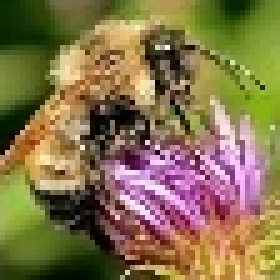
#> input picture hw1/img/bee.jpg, 56 x 56 px (shown 5 times larger)
$ python 2.py
#> lines starting #> are read from the running program, lines starting #| are printed output that depends on the picture
#> further down, image is the input picture: shape (56, 56, 3); mean B, G, R 75.2, 115.1, 133.2
### hw1/utils.py
import cv2
import os
import numpy as np
import matplotlib.pyplot as plt

# [16 lines left out: functions bitReduce, constructTable, not called in this run]

def saveImage(image, fileName):
    outDir = 'out'
    try:
        os.mkdir(outDir)
    except:
        pass
    cv2.imwrite(os.path.join(outDir, fileName), image)

# [39 lines left out: functions solve, medianCut, not called in this run]

def calDistance(color1, color2):
    return np.sum(np.square(color1 - color2))

# [54 lines left out: functions findClosestColor, addError, errorDiffusionDithering, not called in this run]

def nearestNeighborInterpolation(image):
    # define height and width for the image
    h, w = image.shape[:2]
#> h = 56; w = 56

    # initialize new image
    image_NN = np.zeros(shape = (4 * h, 4 * w, 3), dtype='uint8')

    # calculate each pixel in new image
    for i in range(4 * h):
        for j in range(4 * w):
            image_NN[i][j] = image[int(i / 4)][int(j / 4)]

    # save image
    saveImage(image_NN, 'bee_near.jpg')

    return image_NN

def biLinearInterpolation(image):
    # define height and width for the image
    h, w = image.shape[:2]
#> h = 56; w = 56

    # initialize new image
    image_BL = np.zeros(shape=(4 * h, 4 * h, 3))

    # calculate each pixel in new image
    for i in range(4 * h):
        for j in range(4 * w):
            # find position in original image
            x = (i + 1) / 4 - 1
            y = (j + 1) / 4 - 1

            # find referencing point
            xIndex = int(x)
            yIndex = int(y)

            # calculate bias
            u = x - xIndex
            v = y - yIndex

            # # calculate by value * area
            image_BL[i][j] += (1 - u) * (1 - v) * image[xIndex][yIndex]
            if xIndex + 1 < h:
                image_BL[i][j] += u * (1 - v) * image[xIndex + 1][yIndex]
            if yIndex + 1 < w:
                image_BL[i][j] += (1 - u) * v * image[xIndex][yIndex + 1]
                if xIndex + 1 < h:
                    image_BL[i][j] += u * v * image[xIndex + 1][yIndex + 1]

            # fix value
            for c in range(3):
                if image_BL[i][j][c] < 0:
                    image_BL[i][j][c] = 0
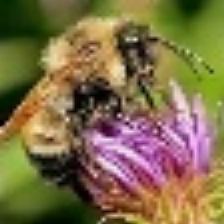
#> image_BL: shape (224, 224, 3) float64; mean of channels 0, 1, 2 75.1, 114.8, 132.7; drawn with min black and max white

    image_BL = image_BL.astype('uint8')

    # save image
    saveImage(image_BL, 'bee_linear.jpg')

    return image_BL

# [65 lines left out: functions saveHist, RGB2YIQ, YIQ2RGB, gammaCorrect, not called in this run]

### hw1/2.py
import cv2
import matplotlib.pyplot as plt
import utils

def A(image):
    image_NN = utils.nearestNeighborInterpolation(image.copy())

    return image_NN

def B(image):
    image_BL = utils.biLinearInterpolation(image.copy())

    return image_BL

if __name__ == '__main__':
    # open input image
    imageFileName = 'img/bee.jpg'
    image = cv2.imread(imageFileName)

    # part A
    image_NN = A(image.copy())

    # part B
    image_BL = B(image.copy())

    # print size
    print(f'Size of original image: ({image.shape[0]}, {image.shape[1]})')
#| Size of original image: (56, 56)
    print(f'Size of image with NN interpolation: ({image_NN.shape[0]}, {image_NN.shape[1]})')
#| Size of image with NN interpolation: (224, 224)
    print(f'Size of image with BL interpolation: ({image_BL.shape[0]}, {image_BL.shape[1]})')
#| Size of image with BL interpolation: (224, 224)

    # plot
    f, ax = plt.subplots(1, 3)
    ax[0].imshow(cv2.cvtColor(image, cv2.COLOR_BGR2RGB))
    ax[0].set_title('Original')
    ax[1].imshow(cv2.cvtColor(image_NN, cv2.COLOR_BGR2RGB))
    ax[1].set_title('Nearest Neighbor')
    ax[2].imshow(cv2.cvtColor(image_BL, cv2.COLOR_BGR2RGB))
    ax[2].set_title('Bilinear')
    plt.show()
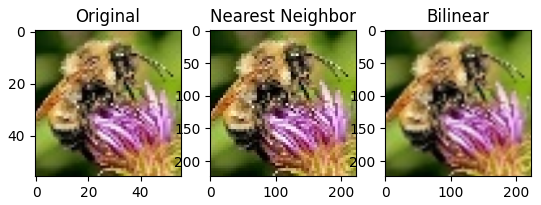
#> figure drawn by matplotlib, 3 panels
